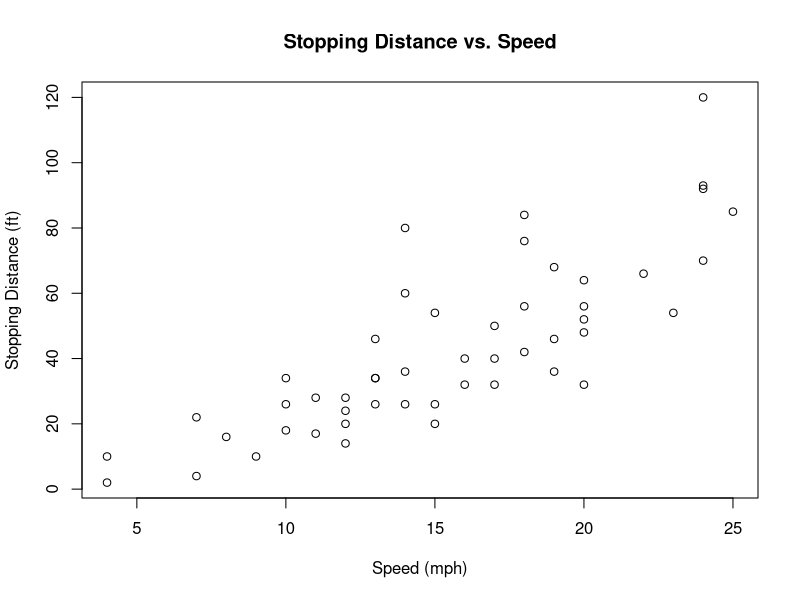
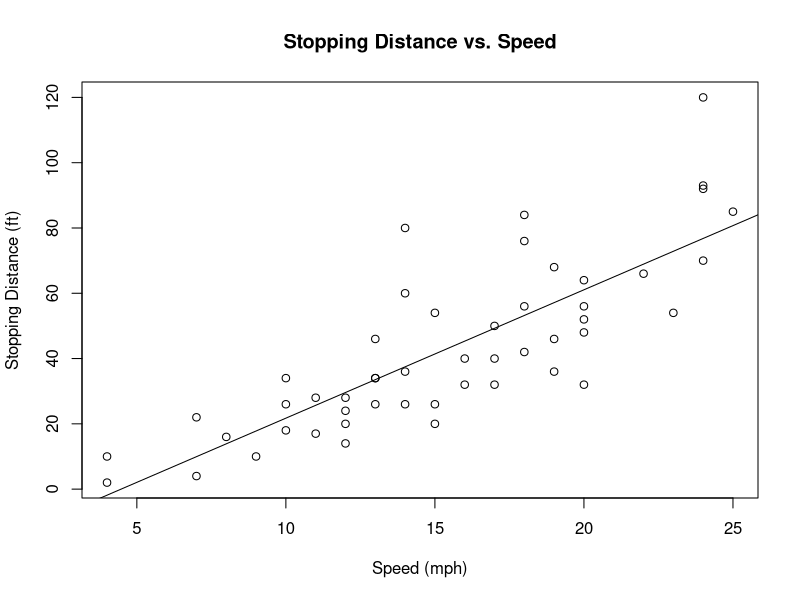
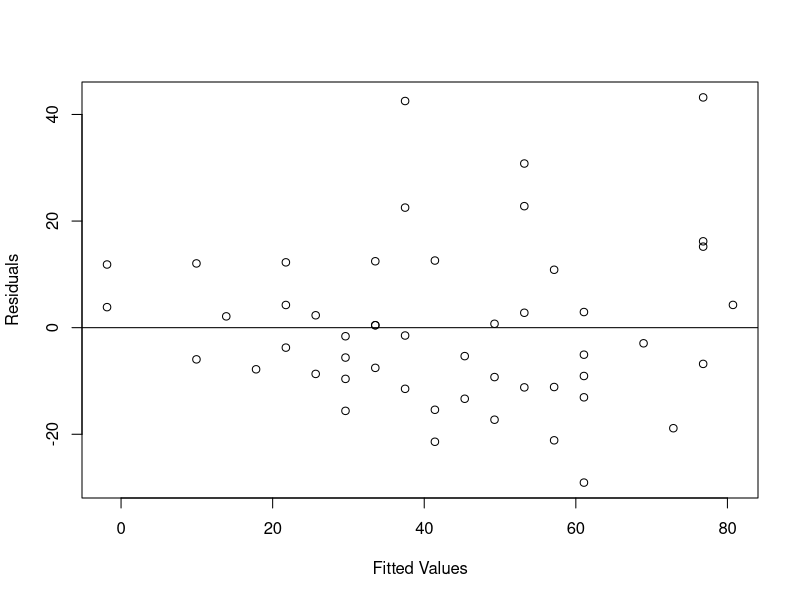
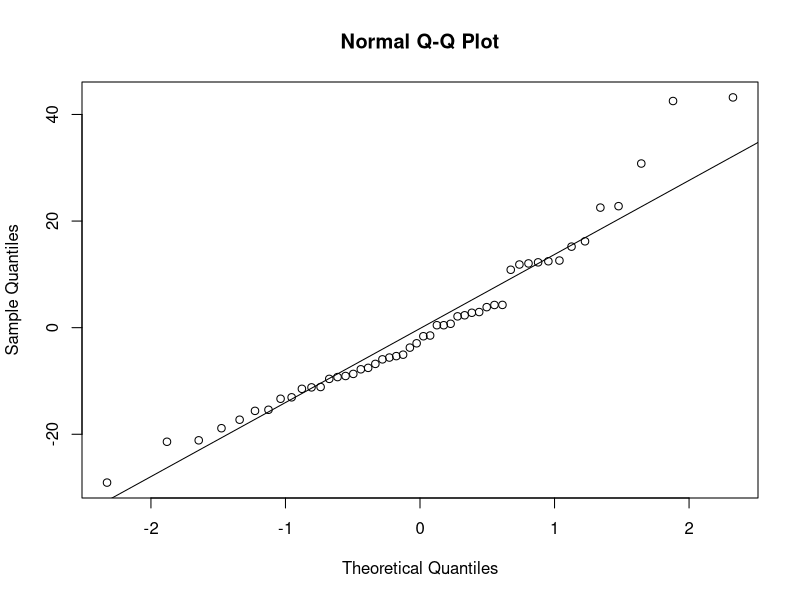
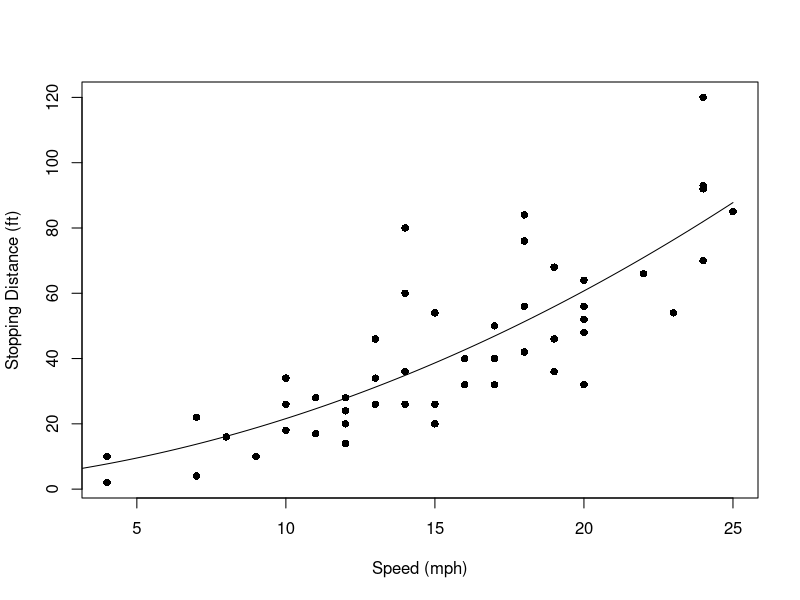
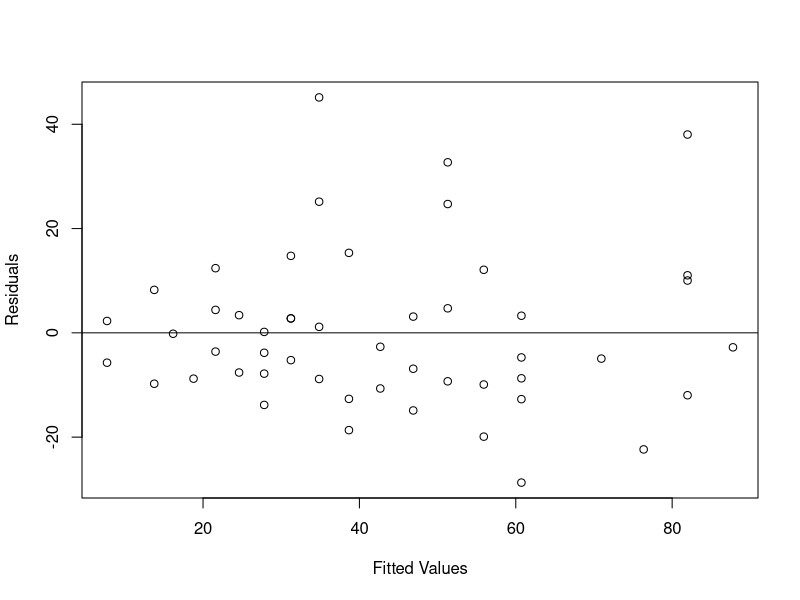
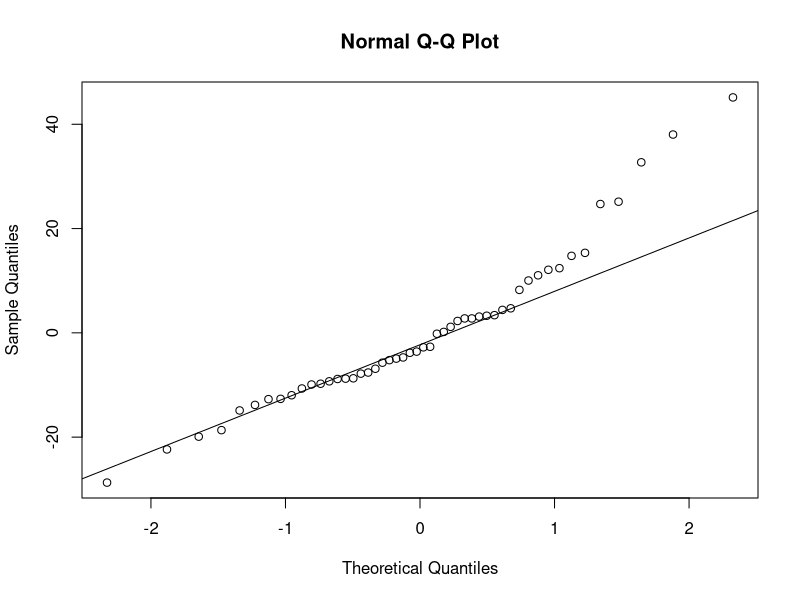

Write the R code that produced these figures, in order.
summary(cars)
plot(cars$speed, cars$dist, xlab='Speed (mph)', ylab='Stopping Distance (ft)', main='Stopping Distance vs. Speed')

cars_lm <- lm(cars$dist ~ cars$speed) 
cars_lm

plot(cars$speed, cars$dist, xlab='Speed (mph)', ylab='Stopping Distance (ft)', main='Stopping Distance vs. Speed')
abline(cars_lm) 
summary(cars_lm)

plot(cars_lm$fitted.values, cars_lm$residuals, xlab='Fitted Values', ylab='Residuals') 
abline(0,0)
qqnorm(cars_lm$residuals) 
qqline(cars_lm$residuals) 
speed <- cars$speed 
speed2 <- speed^2
dist <- cars$dist
cars_qm <- lm(dist ~ speed + speed2) 
summary(cars_qm)

speedvalues <- seq(0, 25, 0.1)
predictedcounts <- predict(cars_qm,list(speed=speedvalues, speed2=speedvalues^2)) 
plot(speed, dist, pch=16, xlab='Speed (mph)', ylab='Stopping Distance (ft)') 
lines(speedvalues, predictedcounts)
plot(cars_qm$fitted.values, cars_qm$residuals, xlab='Fitted Values', ylab='Residuals') 
abline(0,0)
qqnorm(cars_qm$residuals) 
qqline(cars_qm$residuals)